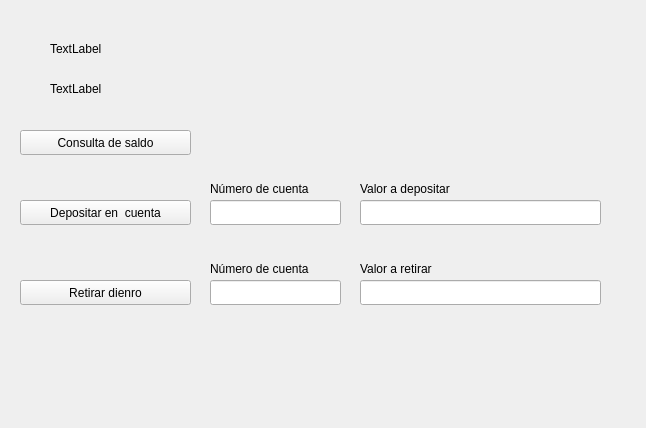
<?xml version="1.0" encoding="UTF-8"?>
<ui version="4.0">
 <class>menuconsultas</class>
 <widget class="QWidget" name="menuconsultas">
  <property name="geometry">
   <rect>
    <x>0</x>
    <y>0</y>
    <width>646</width>
    <height>428</height>
   </rect>
  </property>
  <property name="windowTitle">
   <string>Form</string>
  </property>
  <widget class="QPushButton" name="pushButton">
   <property name="geometry">
    <rect>
     <x>20</x>
     <y>130</y>
     <width>171</width>
     <height>25</height>
    </rect>
   </property>
   <property name="text">
    <string>Consulta de saldo</string>
   </property>
  </widget>
  <widget class="QPushButton" name="pushButton_2">
   <property name="geometry">
    <rect>
     <x>20</x>
     <y>200</y>
     <width>171</width>
     <height>25</height>
    </rect>
   </property>
   <property name="text">
    <string>Depositar en  cuenta</string>
   </property>
  </widget>
  <widget class="QPushButton" name="pushButton_3">
   <property name="geometry">
    <rect>
     <x>20</x>
     <y>280</y>
     <width>171</width>
     <height>25</height>
    </rect>
   </property>
   <property name="text">
    <string>Retirar dienro</string>
   </property>
  </widget>
  <widget class="QLabel" name="label">
   <property name="geometry">
    <rect>
     <x>50</x>
     <y>40</y>
     <width>271</width>
     <height>17</height>
    </rect>
   </property>
   <property name="text">
    <string>TextLabel</string>
   </property>
  </widget>
  <widget class="QLabel" name="label_2">
   <property name="geometry">
    <rect>
     <x>50</x>
     <y>80</y>
     <width>341</width>
     <height>17</height>
    </rect>
   </property>
   <property name="text">
    <string>TextLabel</string>
   </property>
  </widget>
  <widget class="QLineEdit" name="lineEdit">
   <property name="geometry">
    <rect>
     <x>210</x>
     <y>200</y>
     <width>131</width>
     <height>25</height>
    </rect>
   </property>
  </widget>
  <widget class="QLineEdit" name="lineEdit_2">
   <property name="geometry">
    <rect>
     <x>360</x>
     <y>200</y>
     <width>241</width>
     <height>25</height>
    </rect>
   </property>
  </widget>
  <widget class="QLineEdit" name="lineEdit_3">
   <property name="geometry">
    <rect>
     <x>210</x>
     <y>280</y>
     <width>131</width>
     <height>25</height>
    </rect>
   </property>
  </widget>
  <widget class="QLineEdit" name="lineEdit_4">
   <property name="geometry">
    <rect>
     <x>360</x>
     <y>280</y>
     <width>241</width>
     <height>25</height>
    </rect>
   </property>
  </widget>
  <widget class="QLabel" name="label_3">
   <property name="geometry">
    <rect>
     <x>210</x>
     <y>180</y>
     <width>141</width>
     <height>17</height>
    </rect>
   </property>
   <property name="text">
    <string>Número de cuenta</string>
   </property>
  </widget>
  <widget class="QLabel" name="label_4">
   <property name="geometry">
    <rect>
     <x>360</x>
     <y>180</y>
     <width>151</width>
     <height>17</height>
    </rect>
   </property>
   <property name="text">
    <string>Valor a depositar</string>
   </property>
  </widget>
  <widget class="QLabel" name="label_5">
   <property name="geometry">
    <rect>
     <x>210</x>
     <y>260</y>
     <width>141</width>
     <height>17</height>
    </rect>
   </property>
   <property name="text">
    <string>Número de cuenta</string>
   </property>
  </widget>
  <widget class="QLabel" name="label_6">
   <property name="geometry">
    <rect>
     <x>360</x>
     <y>260</y>
     <width>151</width>
     <height>17</height>
    </rect>
   </property>
   <property name="text">
    <string>Valor a retirar</string>
   </property>
  </widget>
 </widget>
 <resources/>
 <connections/>
</ui>
